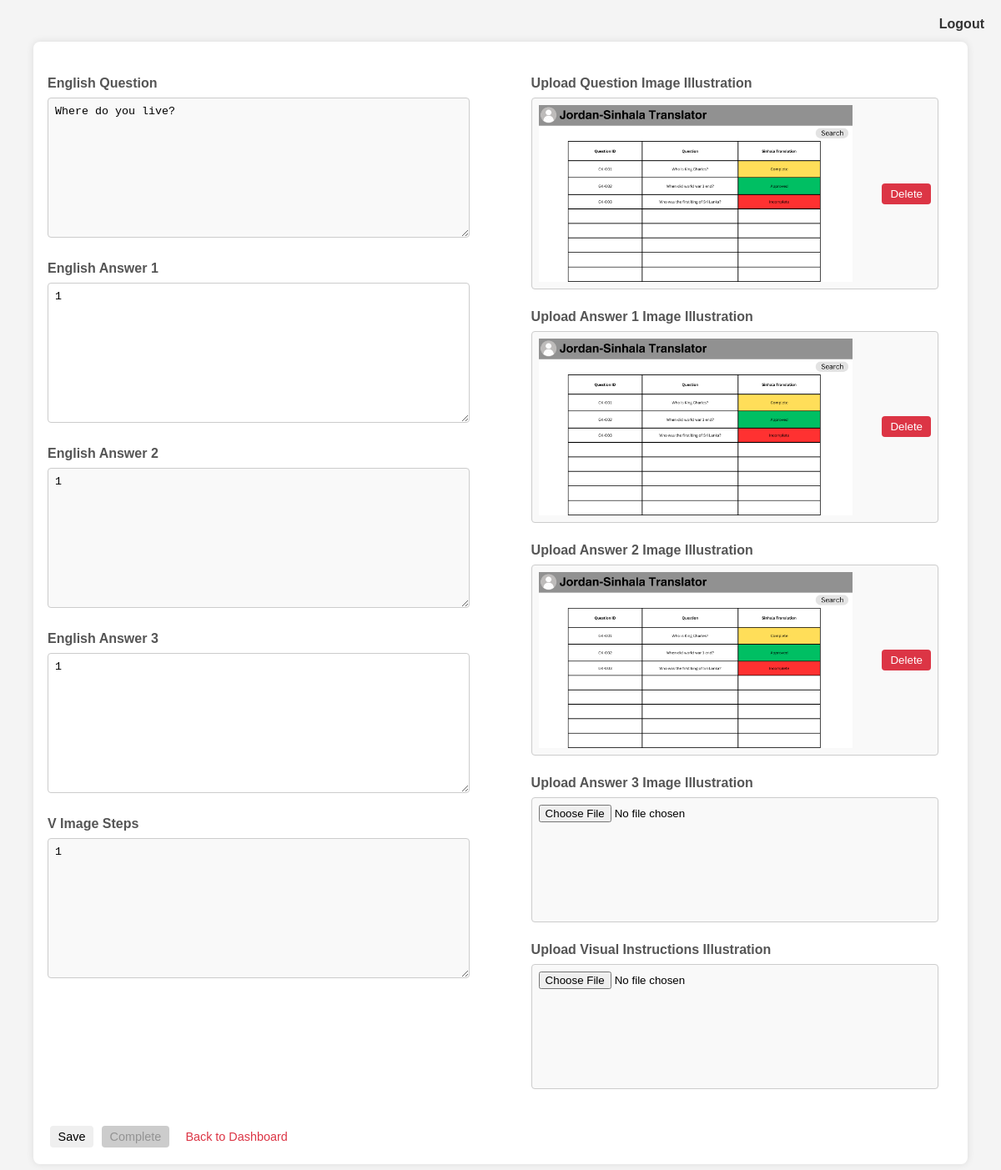
The app's page /illustrator_edit/3/ (signed in) with its own data.
### dashboard/models.py (models this page shows, shortened)
class Question(models.Model):
    question_id = models.CharField(max_length=20, unique=True, blank=True, null=True)
    answer_index = models.IntegerField()
    area = models.CharField(max_length=100)
    image_in_question = models.BooleanField(default=False)
    q_image_description = models.TextField(blank=True, null=True)
    image_in_answers = models.BooleanField(default=False)
    english_question = models.TextField()
    english_answer1 = models.TextField()
    english_answer2 = models.TextField()
    english_answer3 = models.TextField()
    description_of_answer_image1 = models.TextField(blank=True, null=True)
    description_of_answer_image2 = models.TextField(blank=True, null=True)
    description_of_answer_image3 = models.TextField(blank=True, null=True)
    v_text = models.TextField()
    v_image_steps = models.TextField()
    a_text = models.TextField()
    k_text = models.TextField()
    sinhala_question = models.TextField(blank=True, null=True)
    sinhala_answer1 = models.TextField(blank=True, null=True)
    sinhala_answer2 = models.TextField(blank=True, null=True)
    sinhala_answer3 = models.TextField(blank=True, null=True)
    sinhala_v_text = models.TextField(blank=True, null=True)
    sinhala_a_text = models.TextField(blank=True, null=True)
    sinhala_k_text = models.TextField(blank=True, null=True)
    tamil_question = models.TextField(blank=True, null=True)
    tamil_answer1 = models.TextField(blank=True, null=True)
    tamil_answer2 = models.TextField(blank=True, null=True)
    tamil_answer3 = models.TextField(blank=True, null=True)
    tamil_v_text = models.TextField(blank=True, null=True)
    tamil_a_text = models.TextField(blank=True, null=True)
    tamil_k_text = models.TextField(blank=True, null=True)
    question_image_illustration = models.ImageField(upload_to='illustrations/', blank=True, null=True)
    answer1_image_illustration = models.ImageField(upload_to='illustrations/', blank=True, null=True)
    answer2_image_illustration = models.ImageField(upload_to='illustrations/', blank=True, null=True)
    answer3_image_illustration = models.ImageField(upload_to='illustrations/', blank=True, null=True)
    visual_instructions_illustration = models.ImageField(upload_to='illustrations/', blank=True, null=True)
    sinhala_status = models.CharField(max_length=20, choices=[
        ('incomplete', 'Incomplete'),
        ('complete', 'Complete'),
        ('approved', 'Approved')
    ], default='incomplete')
    tamil_status = models.CharField(max_length=20, choices=[
        ('incomplete', 'Incomplete'),
        ('complete', 'Complete'),
        ('approved', 'Approved')
    ], default='incomplete')
    illustrator_status = models.CharField(max_length=20, choices=[
        ('incomplete', 'Incomplete'),
        ('complete', 'Complete'),
        ('approved', 'Approved')
    ], default='incomplete')
    proofreader_status = models.CharField(max_length=20, choices=[
        ('incomplete', 'Incomplete'),
        ('complete', 'Complete'),
        ('approved', 'Approved'),
        ('pending', 'Pending')
    ], default='incomplete')

### dashboard/views.py (the view, shortened to what this page needs)
# urls.py: path('illustrator_edit/<int:question_id>/', views.illustrator_editing_interface, name='illustrator_editing_interface'),
@login_required
def illustrator_editing_interface(request, question_id):
    question = get_object_or_404(Question, pk=question_id)
    return render(request, 'dashboard/illustrator_editing_interface.html', {'question': question})

### dashboard/templates/dashboard/illustrator_editing_interface.html (shortened to what this page needs)
<!DOCTYPE html>
<html lang="en">
<head>
    {% load static %}
    <link rel="stylesheet" href="{% static 'dashboard/css/sinhala_editing_interface.css' %}">
</head>
<body>
    <a href="{% url 'logout' %}" class="logout">Logout</a>
    <div class="container">
        <form id="editingForm" action="{% url 'illustrator_editing_interface' question.id %}" method="post" enctype="multipart/form-data">
            <div class="row">
                <div class="column">
                    <div class="form-group">
                        <label for="english_question">English Question</label>
                        <textarea id="english_question" readonly>{{ question.english_question }}</textarea>
                    </div>
                    <div class="form-group">
                        <label for="english_answer1">English Answer 1</label>
                        <textarea id="english_answer1" readonly>{{ question.english_answer1 }}</textarea>
                    </div>
                    <div class="form-group">
                        <label for="english_answer2">English Answer 2</label>
                        <textarea id="english_answer2" readonly>{{ question.english_answer2 }}</textarea>
                    </div>
                    <div class="form-group">
                        <label for="english_answer3">English Answer 3</label>
                        <textarea id="english_answer3" readonly>{{ question.english_answer3 }}</textarea>
                    </div>
                    <div class="form-group">
                        <label for="v_image_steps">V Image Steps</label>
                        <textarea id="v_image_steps" readonly>{{ question.v_image_steps }}</textarea>
                    </div>
                </div>
                <div class="column">
                    <div class="form-group">
                        <label for="question_image_illustration">Upload Question Image Illustration</label>
                        {% if question.question_image_illustration %}
                        <div class="image-preview">
                            <img src="{{ question.question_image_illustration.url }}" alt="Question Image Illustration">
                            <button type="button" class="delete-image" data-field="question_image_illustration">Delete</button>
                        </div>
                        {% else %}
                        <input type="file" id="question_image_illustration" name="question_image_illustration">
                        {% endif %}
                    </div>
                    <div class="form-group">
                        <label for="answer1_image_illustration">Upload Answer 1 Image Illustration</label>
                        {% if question.answer1_image_illustration %}
                        <div class="image-preview">
                            <img src="{{ question.answer1_image_illustration.url }}" alt="Answer 1 Image Illustration">
                            <button type="button" class="delete-image" data-field="answer1_image_illustration">Delete</button>
                        </div>
                        {% else %}
                        <input type="file" id="answer1_image_illustration" name="answer1_image_illustration">
                        {% endif %}
                    </div>
                    <div class="form-group">
                        <label for="answer2_image_illustration">Upload Answer 2 Image Illustration</label>
                        {% if question.answer2_image_illustration %}
                        <div class="image-preview">
                            <img src="{{ question.answer2_image_illustration.url }}" alt="Answer 2 Image Illustration">
                            <button type="button" class="delete-image" data-field="answer2_image_illustration">Delete</button>
                        </div>
                        {% else %}
                        <input type="file" id="answer2_image_illustration" name="answer2_image_illustration">
                        {% endif %}
                    </div>
                    <div class="form-group">
                        <label for="answer3_image_illustration">Upload Answer 3 Image Illustration</label>
                        {% if question.answer3_image_illustration %}
                        <div class="image-preview">
                            <img src="{{ question.answer3_image_illustration.url }}" alt="Answer 3 Image Illustration">
                            <button type="button" class="delete-image" data-field="answer3_image_illustration">Delete</button>
                        </div>
                        {% else %}
                        <input type="file" id="answer3_image_illustration" name="answer3_image_illustration">
                        {% endif %}
                    </div>
                    <div class="form-group">
                        <label for="visual_instructions_illustration">Upload Visual Instructions Illustration</label>
                        {% if question.visual_instructions_illustration %}
                        <div class="image-preview">
                            <img src="{{ question.visual_instructions_illustration.url }}" alt="Visual Instructions Illustration">
                            <button type="button" class="delete-image" data-field="visual_instructions_illustration">Delete</button>
                        </div>
                        {% else %}
                        <input type="file" id="visual_instructions_illustration" name="visual_instructions_illustration">
                        {% endif %}
                    </div>
                </div>
            </div>
            <div class="button-container">
                <button type="submit" name="action" value="save" class="button">Save</button>
                <button type="submit" name="action" value="complete" id="completeButton" class="button complete-button" disabled>Complete</button>
                <a href="{% url 'illustrator_dashboard' %}" class="button back-button">Back to Dashboard</a>
            </div>
        </form>
    </div>
</body>
</html>

### MSQ_generator/static/dashboard/css/sinhala_editing_interface.css (style rules this page uses)
body { font-family: Arial, sans-serif; background-color: #f4f4f4; margin: 0; padding: 0; display: flex; flex-direction: column; min-height: 100vh; }
.container { width: 90%; max-width: 1200px; margin: 50px auto; padding: 20px; padding-left: 20px; padding-right: 20px; background-color: #fff; box-shadow: 0 0 10px rgba(0, 0, 0, 0.1); border-radius: 8px; }
.logout { position: absolute; top: 20px; right: 20px; text-decoration: none; color: #333; font-weight: bold; }
.row { display: flex; justify-content: space-between; margin-top: 20px; }
.column { flex: 0 0 48%; margin-left: -18px; }
.form-group { margin-bottom: 1.5rem; padding: 0 15px; }
.form-group label { display: block; margin-bottom: 0.5rem; color: #555; font-weight: bold; }
.form-group textarea { width: 100%; padding: 0.5rem; border: 1px solid #ccc; border-radius: 4px; height: 150px; resize: vertical; }
.form-group:nth-child(odd) textarea { background-color: #f9f9f9; }
.form-group:nth-child(even) textarea { background-color: #ffffff; }
.button-container { display: flex; justify-content: flex-start; margin-top: 20px; }
.button-container button, .button-container .button { padding: 0.3rem 0.6rem; border: none; border-radius: 4px; font-size: 0.9rem; cursor: pointer; transition: background-color 0.3s; margin-right: 10px; }
.button-container .back-button { background-color: #fff; color: #dc3545; text-decoration: none; }
.button-container .complete-button:disabled { background-color: #ccc; cursor: not-allowed; }

### dashboard/templates/dashboard/illustrator_editing_interface.html (style rules this page uses)
.form-group input[type="file"], .form-group .image-preview, .form-group .image-placeholder { width: 100%; padding: 0.5rem; border: 1px solid #ccc; border-radius: 4px; height: 150px; box-sizing: border-box; background-color: #f9f9f9; }
.form-group label { display: block; margin-bottom: 0.5rem; color: #555; font-weight: bold; }
.form-group .image-preview, .form-group .image-placeholder { display: flex; justify-content: space-between; align-items: center; height: 100%; }
.form-group .image-preview img { max-width: 80%; max-height: 100%; }
.form-group .image-preview button { background-color: #dc3545; color: white; border: none; padding: 5px 10px; cursor: pointer; border-radius: 4px; }

### records on screen
Question: english_question "Where do you live?", english_answer1 "1", english_answer2 "1", english_answer3 "1", v_image_steps "1", question_image_illustration (picture), answer1_image_illustration (picture), answer2_image_illustration (picture)
